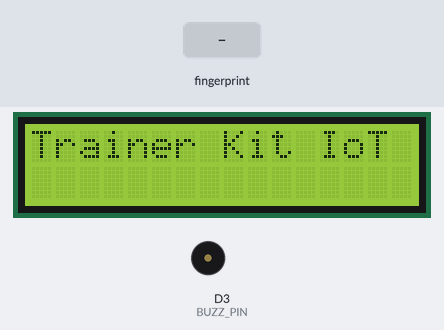
Recording of a sketch running on a simulated ESP8266 (NodeMCU). On the bench: 16×2 character LCD, buzzer (waves = sounding, pin HIGH). The test bench sets the inputs (shaded band). What the sketch prints to the serial monitor is not drawn.

Above: at 1.1 s.
At 5.2 s:
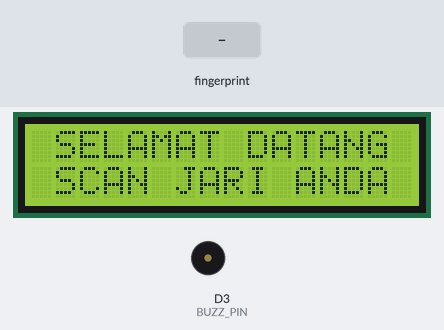
5.3 s: finger stored as number 1 placed on the sensor
At 5.49 s:
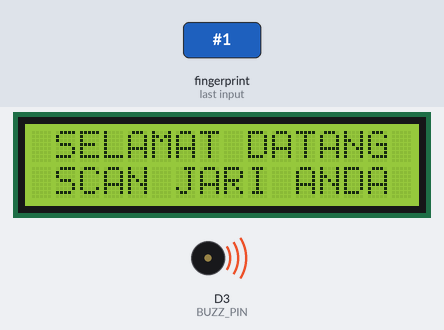
At 7.5 s:
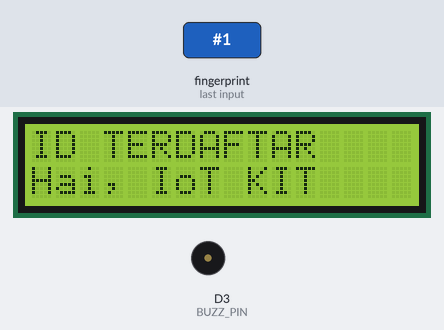
Timing chart, 0 to 9.0 s (numbered marks = the images above; inputs shaded):
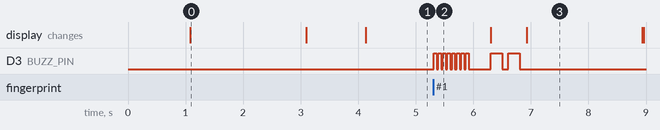

Measured:
- after the input at 5.3 s, D3 (BUZZ_PIN): goes 7 × (HIGH 0.05 s, LOW 0.03 s), HIGH 0.05 s, LOW 0.38 s, HIGH 0.20 s, LOW 0.10 s, HIGH 0.20 s, then LOW, starting at once
- what the display in image 0 shows lasts 2.0 s, from 1.1 s to 3.1 s

The sketch:

Modul13B_Fingerprint_Read.ino
```cpp
// MODUL 13 - Program READ (Membaca / Verifikasi Sidik Jari)
// Library Sidik Jari
#include <Adafruit_Fingerprint.h>
// Library LCD 16x2 I2C
#include <Wire.h>
#include <LiquidCrystal_I2C.h>
// Library Software Serial
#include <SoftwareSerial.h>

#define BUZZ_PIN D3

LiquidCrystal_I2C lcd(0x27, 16, 2);

// Koneksi PIN Fingerprint ke PIN NodeMCU: TX D5, RX D6
SoftwareSerial FP_Serial(D5, D6);
Adafruit_Fingerprint finger = Adafruit_Fingerprint(&FP_Serial);

int id = 0;                        // Variabel untuk ID yang tersimpan
String id_name = "IoT KIT";        // Variabel untuk nama ID yang tersimpan

// Deklarasi fungsi
int getFingerprintIDez();
void buzz_scan();
void buzz_match();
void buzz_not_match();

void setup() {
  Serial.begin(115200);
  pinMode(BUZZ_PIN, OUTPUT);
  digitalWrite(BUZZ_PIN, LOW);
  finger.begin(57600);
  lcd.init();
  lcd.backlight();
  lcd.print("Trainer Kit IoT");
  delay(2000);
  lcd.clear();

  if (finger.verifyPassword()) {
    lcd.setCursor(0, 0);
    lcd.print("Sensor ditemukan");
    Serial.println("Sensor ditemukan");
    delay(1000);
    lcd.clear();
  } else {
    lcd.setCursor(0, 0);
    lcd.print("Tidak Ada Sensor");
    Serial.println("Tidak Ada Sensor");
    delay(1000);
    lcd.clear();
  }
}

void loop() {
  lcd.setCursor(0, 0);
  lcd.print(" SELAMAT DATANG ");
  lcd.setCursor(0, 1);
  lcd.print(" SCAN JARI ANDA ");

  // Membaca ID yang tersimpan
  id = getFingerprintIDez();
  delay(50);

  // ID 1 terdaftar: tampilkan sapaan; jika tidak terdaftar, tampilkan penolakan
  if (id == 1) {
    lcd.clear();
    buzz_match();
    lcd.setCursor(0, 0);
    lcd.print("ID TERDAFTAR    ");
    lcd.setCursor(0, 1);
    lcd.print("Hai, " + id_name);
    delay(2000);
    id = 0;
    lcd.clear();
  } else {
    buzz_not_match();
    lcd.setCursor(0, 0);
    lcd.print("TIDAK TERDAFTAR!");
    lcd.setCursor(0, 1);
    lcd.print("Silahkan Reg. fp");
    delay(2000);
    id = 0;
    lcd.clear();
  }
}

// Fungsi untuk mencari ID yang tersimpan
// Mengembalikan ID (1-127) bila ditemukan, atau -1 bila gagal
int getFingerprintIDez() {
  int p = -1;

  // Memindai sidik jari
  while (p != FINGERPRINT_OK) {
    p = finger.getImage();
    if (p == FINGERPRINT_OK) {
      Serial.println("Memindai sidik jari");
      buzz_scan();
      break;
    }
    delay(10);
  }

  // Mengonversi sidik jari
  p = finger.image2Tz();
  if (p != FINGERPRINT_OK) {
    Serial.println("Konversi bermasalah");
    return -1;
  }
  Serial.println("Konversi sidik jari");

  // Mencari sidik jari yang cocok
  p = finger.fingerFastSearch();
  if (p != FINGERPRINT_OK) {
    Serial.println("Sidik jari tidak ditemukan");
    return -1;
  }
  Serial.println("Sidik jari ditemukan");

  // Mencetak ID dengan konfidensi pada serial monitor
  Serial.print("ID Ditemukan #");
  Serial.print(finger.fingerID);
  Serial.print(" dengan konfidensi ");
  Serial.println(finger.confidence);

  return finger.fingerID;      // Mengembalikan nilai ID
}

// Nada Buzzer: memindai sidik jari
void buzz_scan() {
  for (int x = 0; x < 8; x++) {
    digitalWrite(BUZZ_PIN, HIGH); delay(50);
    digitalWrite(BUZZ_PIN, LOW);  delay(30);
  }
}

// Nada Buzzer: sidik jari cocok
void buzz_match() {
  for (int x = 0; x < 2; x++) {
    digitalWrite(BUZZ_PIN, HIGH); delay(200);
    digitalWrite(BUZZ_PIN, LOW);  delay(100);
  }
}

// Nada Buzzer: sidik jari tidak cocok
void buzz_not_match() {
  digitalWrite(BUZZ_PIN, HIGH); delay(1000);
  digitalWrite(BUZZ_PIN, LOW);  delay(100);
}
```
